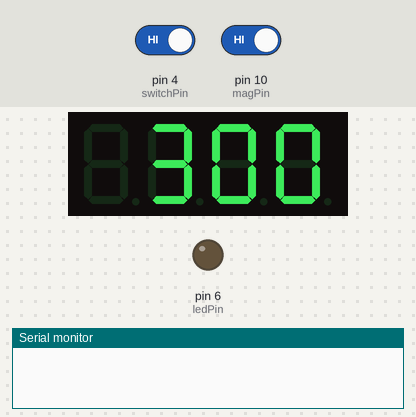
Bench run of a sketch on a simulated Arduino Mega 2560, built with avr-gcc and run on an emulated ATmega2560. On the bench: 4-digit seven-segment display, output pins drawn as LEDs (lit = HIGH), the last lines printed to the serial monitor. Dashed ring = blinking. The test bench sets the inputs (shaded band); at power-on: pin 4 (switchPin) HIGH, pin 10 (magPin) HIGH.

Above: at 1.2 s.
1.3 s: pin 4 (switchPin) driven LOW and pin 10 (magPin) driven LOW
At 1.6 s:
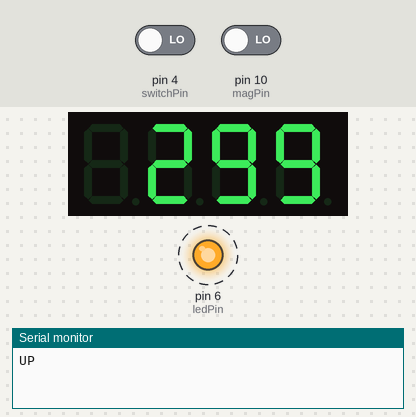
3.2 s: pin 4 (switchPin) driven HIGH
4.7 s: pin 4 (switchPin) driven LOW
At 4.91 s:
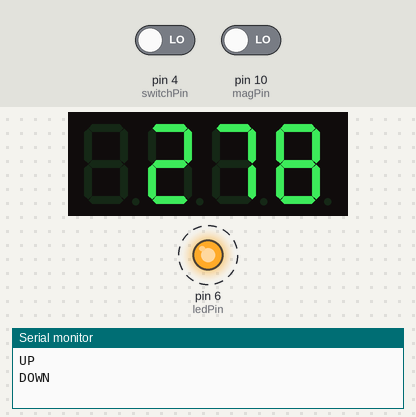
6.4 s: pin 10 (magPin) driven HIGH
At 7.2 s:
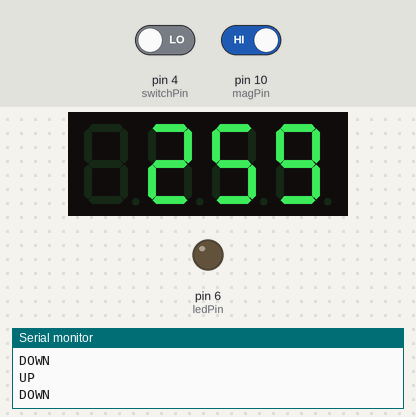
7.9 s: pin 10 (magPin) driven LOW
At 8.16 s:
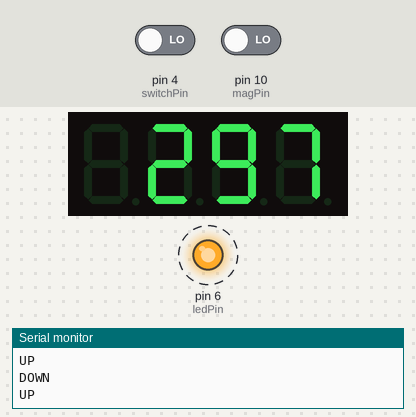
Timing chart, 0 to 10.6 s (numbered marks = the images above; inputs shaded):
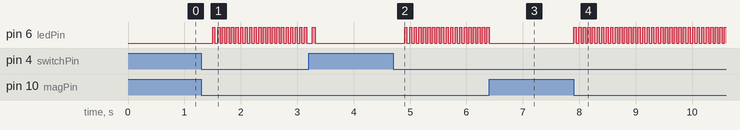

Measured:
- after the input at 1.3 s, pin 6 (ledPin): alternates HIGH for 0.04 s and LOW for 0.04 s, starting after 0.20 s; the display: changes after 0.24 s (image 1)
- after the input at 4.7 s, pin 6 (ledPin): alternates HIGH for 0.04 s and LOW for 0.04 s, starting after 0.20 s
- after the input at 6.4 s, pin 6 (ledPin): goes on until 6.4 s, then stays LOW
- after the input at 7.9 s, pin 6 (ledPin): alternates HIGH for 0.04 s and LOW for 0.04 s, starting at once; the display: first changes at once (image 4 shows a later state)

The sketch:

main_code.ino
```cpp
// Define constants for pin connections
const int switchPin = 4;      // Pin connected to the switch
const int ledPin = 6;         // Pin connected to the LED
const int magPin = 10;        // Pin connected to the magazine sensor
const short rx = 11;          // RX pin for serial communication
const short tx = 12;          // TX pin for serial communication

// Variables for switch and magazine states
int switchState = 0;           // Current state of the switch
int lastMagState;              // Previous state of the magazine
int lastSwitchStateSw = 0;     // Previous state of the switch
int lastSwitchStateMag = 0;    // Previous state of the magazine
int lastHoldingState = 0;

// Variables for switch debouncing
unsigned long lastDebounceTimeSw = 0;  // Last time the switch state changed
unsigned long lastDebounceTimeMag = 0; // Last time the magazine state changed
unsigned long debounceDelay = 50;      // Debounce time in milliseconds

// Variables for various states and timings
bool isHolding;
bool isMagazine;
bool constFiring;
unsigned long timeLastPressedSw;   // Needs to be long to handle millis() overflow
int holdTime = 200;
int bulletRefresh = 300;
int bulletCount;
int fireSpeed = 40;
char dig1;
char dig2;
char dig3;

// Include necessary libraries
#include <Wire.h>
#include "HT16K33.h"
#include "SerialMP3Player.h"
#define NO_SERIALMP3_DELAY 1

// Initialize objects
HT16K33 seg(0x70);
SerialMP3Player mp3(rx, tx);

void setup() {
  // Initialize components and set initial values
  Wire.begin();
  Wire.setClock(100000);
  seg.begin();
  seg.displayColon(0);
  seg.cacheOn();
  setDisplay(bulletRefresh);
  constFiring = false;
  mp3.begin(9600);
  mp3.sendCommand(CMD_SEL_DEV, 0, 2);
  pinMode(switchPin, INPUT_PULLUP);  // Use internal pull-up resistor for the switch
  pinMode(ledPin, OUTPUT);
  pinMode(magPin, INPUT_PULLUP);
  Serial.begin(9600);
  bulletCount = bulletRefresh;
}

void setDisplay(int bullets) {
  seg.displayInt(bullets);
}

// Function to simulate a single blaster shot
void blasterShot() {
  mp3.play(1);
  delay(5);
  digitalWrite(ledPin, HIGH);
  delay(50);
  bulletCount -= 1;
  setDisplay(bulletCount);
  digitalWrite(ledPin, LOW);
}

// Function to simulate continuous blaster shots
void constantShot() {
  digitalWrite(ledPin, HIGH);
  delay(fireSpeed);
  bulletCount -= 1;
  setDisplay(bulletCount);
  digitalWrite(ledPin, LOW);
  delay(fireSpeed);
}

// Function to reload the blaster
void reload() {
  bulletCount = bulletRefresh;
  setDisplay(bulletRefresh);
}

void loop() {
  // Clear the display and reset states
  isHolding = false;
  int readingSw = digitalRead(switchPin);
  int readingMag = digitalRead(magPin);

  // Debouncing the switch
  if (readingSw != lastSwitchStateSw) {
    lastDebounceTimeSw = millis();
    if (readingSw == LOW) {
      timeLastPressedSw = millis();
    }
    if (readingSw == HIGH) {
      isHolding = false;
    }
  }

  // Check magazine state
  if (readingMag == HIGH) {
    isMagazine = false;
    bulletCount = 0;
  } else {
    isMagazine = true;
  }

  // Reload when the magazine is inserted
  if (readingMag == LOW && lastSwitchStateMag == HIGH) {
    reload();
    lastSwitchStateMag = LOW; // Fixed assignment
  }

  if ((millis() - lastDebounceTimeSw) > debounceDelay) {
    if (readingSw != switchState) {
      switchState = readingSw;

      // Trigger a blaster shot if conditions are met
      if (switchState == HIGH && !isHolding && bulletCount > 0 && isMagazine && millis() > 500) {
        blasterShot();
      }
    }
  }

  // Continuous blaster shot when the switch is held
  if (lastSwitchStateSw == LOW && readingSw == LOW && millis() - timeLastPressedSw > holdTime && bulletCount > 0 && isMagazine) {
    isHolding = true;
    constantShot();
    if (!constFiring) {
      constFiring = true;
      //mp3.play(2);
    }
  }

  if (lastHoldingState != isHolding) {
    if (isHolding == 0) {
      Serial.println("DOWN");
      mp3.pause();
      lastHoldingState = 0;
    }
    if (isHolding == 1) {
      Serial.println("UP");
      mp3.play(2);
      lastHoldingState = 1;
    }
  }

  // Update and display bullet count
  lastSwitchStateSw = readingSw;
  lastSwitchStateMag = readingMag;
  lastHoldingState = isHolding;
}
```

SerialMP3Player.cpp
```cpp
// (licence header left out)
#include "Arduino.h"
#include "SerialMP3Player.h"

// Uncomment next line if you are using an Arduino Mega.
//#define mp3 Serial3    // Connect the MP3 Serial Player to the Arduino MEGA Serial3 (14 TX3 -> RX, 15 RX3 -> TX)

SerialMP3Player::SerialMP3Player(){
   //SoftwareSerial Serial3 = SoftwareSerial(10, 11);
   Serial3 = new SoftwareSerial(10, 11);
   _showDebugMessages = false;
}
SerialMP3Player::SerialMP3Player(int RX, int TX){
   //SoftwareSerial Serial3 = SoftwareSerial(RX, TX);
   Serial3 = new SoftwareSerial(RX, TX);
   _showDebugMessages = false;
}

void SerialMP3Player::showDebug(bool op){
  // showDebug (op) 0:OFF 1:ON
    _showDebugMessages = op;
}

void SerialMP3Player::begin(int bps){
  Serial3->begin(bps);
}

int SerialMP3Player::available(){
  return Serial3->available();
}

char SerialMP3Player::read(){
  return Serial3->read();
}

void SerialMP3Player::playNext(){
  sendCommand(CMD_NEXT);
}

void SerialMP3Player::playPrevious(){
  sendCommand(CMD_PREV);
}

void SerialMP3Player::volUp(){
   sendCommand(CMD_VOL_UP);
}

void SerialMP3Player::volDown(){
   sendCommand(CMD_VOL_DOWN);
}

void SerialMP3Player::setVol(byte v){
   // Set volumen (0-30)
   sendCommand(CMD_SET_VOL, v);
}

void SerialMP3Player::playSL(byte n){
   // Play single loop n file
   sendCommand(CMD_PLAY_SLOOP, n);
}

void SerialMP3Player::playSL(byte f, byte n){
   // Single loop play n file from f folder
   sendCommand(CMD_PLAY_SLOOP, f, n);
}

void SerialMP3Player::play(){
   sendCommand(CMD_PLAY);
}

void SerialMP3Player::pause(){
   sendCommand(CMD_PAUSE);
}

void SerialMP3Player::play(byte n){
   // n number of the file that must be played.
   // n possible values (1-255)
   sendCommand(CMD_PLAYN, n);
}

void SerialMP3Player::play(byte n, byte vol){
   // n number of the file that must be played

   sendCommand(CMD_PLAY_W_VOL, vol, n);
}

void SerialMP3Player::playF(byte f){
   // Play all files in the f folder

   sendCommand(CMD_FOLDER_CYCLE, f, 0);
}

void SerialMP3Player::stop(){
   sendCommand(CMD_STOP_PLAY);
}

void SerialMP3Player::qPlaying(){
  // Ask for the file is playing
   sendCommand(CMD_PLAYING_N);
}

void SerialMP3Player::qStatus(){
   // Ask for the status.
   sendCommand(CMD_QUERY_STATUS);
}

void SerialMP3Player::qVol(){
  // Ask for the volumen
   sendCommand(CMD_QUERY_VOLUME);
}

void SerialMP3Player::qFTracks(){    // !!! Nonsense answer
  // Ask for the number of tracks folders
   sendCommand(CMD_QUERY_FLDR_TRACKS);
}

void SerialMP3Player::qTTracks(){
  // Ask for the total of tracks
   sendCommand(CMD_QUERY_TOT_TRACKS);
}

void SerialMP3Player::qTFolders(){
  // Ask for the number of folders
   sendCommand(CMD_QUERY_FLDR_COUNT);
}

void SerialMP3Player::sleep(){
  // Send sleep command
  sendCommand(CMD_SLEEP_MODE);
}

void SerialMP3Player::wakeup(){
  // Send wake up command
  sendCommand(CMD_WAKE_UP);
}

void SerialMP3Player::reset(){
  // Send reset command
  sendCommand(CMD_RESET);
}


void SerialMP3Player::sendCommand(byte command){
  sendCommand(command, 0, 0);
}

void SerialMP3Player::sendCommand(byte command, byte dat2){
  sendCommand(command, 0, dat2);
}


void SerialMP3Player::sendCommand(byte command, byte dat1, byte dat2){
  byte Send_buf[8] = {0}; // Buffer for Send commands.
  String mp3send = "";

  // Command Structure 0x7E 0xFF 0x06 CMD FBACK DAT1 DAT2 0xEF

  Send_buf[0] = 0x7E;    // Start byte
  Send_buf[1] = 0xFF;    // Version
  Send_buf[2] = 0x06;    // Command length not including Start and End byte.
  Send_buf[3] = command; // Command
  Send_buf[4] = 0x01;    // Feedback 0x00 NO, 0x01 YES
  Send_buf[5] = dat1;    // DATA1 datah
  Send_buf[6] = dat2;    // DATA2 datal
  Send_buf[7] = 0xEF;    // End byte

  for(int i=0; i<8; i++)
  {
    Serial3->write(Send_buf[i]) ;
    mp3send+=sbyte2hex(Send_buf[i]);
  }
  if (_showDebugMessages){
     Serial.print("Sending: ");
     Serial.println(mp3send); // watch what are we sending
  }
}

//String sanswer(void);
//int iansbuf = 0;                 // Index for answer buffer.
//static uint8_t ansbuf[10] = {0}; // Buffer for the answers.

String SerialMP3Player::decodeMP3Answer(){
 // Response Structure  0x7E 0xFF 0x06 RSP 0x00 0x00 DAT 0xFE 0xBA 0xEF
  //
  // RSP Response code
  // DAT Response additional data

  String decodedMP3Answer="";

   decodedMP3Answer=sanswer();

     switch (ansbuf[3])
     {
    case 0x3A:
      decodedMP3Answer += " -> Memory card inserted.";
      break;

    case 0x3D:
      decodedMP3Answer += " -> Completed play num " + String(ansbuf[6], DEC);
      break;

    case 0x40:
      decodedMP3Answer += " -> Error";
      break;

    case 0x41:
      decodedMP3Answer += " -> Data recived correctly. ";
      break;

    case 0x42:
      switch(ansbuf[6]){
        case 0: decodedMP3Answer += " -> Status: stopped"; break;
        case 1: decodedMP3Answer += " -> Status: playing"; break;
        case 2: decodedMP3Answer += " -> Status: paused"; break;
      }
      break;

    case 0x43:
      decodedMP3Answer += " -> Vol playing: " + String(ansbuf[6], DEC);
      break;

    case 0x48:
      decodedMP3Answer += " -> File count: " + String(ansbuf[6], DEC);
      break;


    case 0x4C:
      decodedMP3Answer += " -> Playing: " + String(ansbuf[6], DEC);
      break;

    case 0x4E:
      decodedMP3Answer += " -> Folder file count: " + String(ansbuf[6], DEC);
      break;

    case 0x4F:
      decodedMP3Answer += " -> Folder count: " + String(ansbuf[6], DEC);
      break;
     }


   ansbuf[3] = 0; // Clear ansbuff.
   return decodedMP3Answer;
}


/********************************************************************************/
/*Function: sbyte2hex. Returns a byte data in HEX format.	                */
/*Parameter:- uint8_t b. Byte to convert to HEX.                                */
/*Return: String                                                                */


String SerialMP3Player::sbyte2hex(byte b)
{
  String shex;

  //Serial.print("0x");
  shex="0X";

  //if (b < 16) Serial.print("0");
  if (b < 16) shex+="0";
  //Serial.print(b, HEX);
  shex+=String(b,HEX);
  //Serial.print(" ");
  shex+=" ";
  return shex;
}


/********************************************************************************/
/*Function: sanswer. Returns a String answer from mp3 UART module.	            */
/*Return: String.  the answer                                                   */


String SerialMP3Player::sanswer(void){
  // Response Structure  0x7E 0xFF 0x06 RSP 0x00 0x00 DAT 0xFE 0xBA 0xEF
  //
  // RSP Response code
  // DAT Response additional data

  // if there are something available start to read from mp3 serial.
  // if there are "0x7E" it's a beginning.
  //
  //  read while something readed and it's not the end "0xEF"


  byte b;
  String mp3answer="";                // Answer from the Serial3.
  int iansbuf = 0;

  if (Serial3->available()){
   do{
    b = Serial3->read();

    if(b == 0x7E){  // if there are "0x7E" it's a beginning.
      iansbuf=0;    //  ansbuf index to zero.
      mp3answer="";
    }

    ansbuf[iansbuf] = b;
    mp3answer+=sbyte2hex(ansbuf[iansbuf]);
    iansbuf++; //  increase this index.

   }while(b != 0xEF);
   // while there are something to read and it's not the end "0xEF"

  }
  return mp3answer;
 }
```

SerialMP3Player.h
```cpp
// (licence header left out)
#ifndef SerialMP3Player_h
#define SerialMP3Player_h

#include <Arduino.h>
#include <SoftwareSerial.h>

#define CMD_NEXT             0X01 // Play next file
#define CMD_PREV             0X02 // Play previous file
#define CMD_PLAYN            0X03 // Play n file from (1-255)
#define CMD_VOL_UP           0X04 // Volumen up
#define CMD_VOL_DOWN         0X05 // Volumen down
#define CMD_SET_VOL          0X06 // Set Volume (0-30)
                          // 0x07 // Reserved.
#define CMD_PLAY_SLOOP       0X08 // Single loop play.

#define CMD_SEL_DEV          0X09 // Set device. 2 DEV_TF (SD Card)
#define CMD_SLEEP_MODE       0X0A
#define CMD_WAKE_UP          0X0B
#define CMD_RESET            0X0C

#define CMD_PLAY             0X0D // Play
#define CMD_PAUSE            0X0E // Pause

//#define CMD_PLAY_F_FILE      0X0F // only avaible for Flash not SD Card.

#define CMD_STOP_PLAY        0X16 // Stop
#define CMD_FOLDER_CYCLE     0X17 // Play all the files in the f folder

//#define CMD_PLAY_SHUFFLE   0x18 // Reserved

#define CMD_PLAY_W_VOL       0X22 // Play with a volumen

// Query Commands
#define CMD_PLAYING_N         0x4C // qPlaying();  // Ask for the file is playing
#define CMD_QUERY_STATUS      0x42 // qStatus();   // Ask for the status
#define CMD_QUERY_VOLUME      0x43 // qVol();      // Ask for the volumen. // Sometime board fails
#define CMD_QUERY_FLDR_TRACKS 0x4E // qFTracks();  // Ask for the number of tracks folders
#define CMD_QUERY_TOT_TRACKS  0x48 // qTTracks();  // Ask for the total of tracks
#define CMD_QUERY_FLDR_COUNT  0x4F // qTFolders(); // Ask for the number of folders


/************ Opitons **************************/

class SerialMP3Player{

   public:
     SerialMP3Player();
     SerialMP3Player(int RX, int TX);

     void sendCommand(byte command);
     void sendCommand(byte command, byte dat2);
     void sendCommand(byte command, byte dat1, byte dat2);

     void begin(int bps);
     int available();
     char read();
     String decodeMP3Answer();

     void playNext();             // Play next file
     void playPrevious();         // Play previous file
     void play();                 // Play
     void play(byte n);           // Play n file
     void play(byte n, byte vol); // Play n file with volume

     void volUp();            // Volumen Up
     void volDown();          // Volumen Down
     void setVol(byte v);     // Set Volumen (0-30)

     void playSL(byte n);         // Play Single loop  n file.
     void playSL(byte f, byte n); // Play Single loop play n file from f folder.

     void pause();                // Pause

     void playF(byte f);          // Play all files in the f folder

     void stop();                 // Stop playing

     // Query commands
     void qPlaying();   // Ask for the file is playing
     void qStatus();    // Ask for the status
     void qVol();       // Ask for the volumen
     void qFTracks();   // Ask for the number of tracks folders
     void qTTracks();   // Ask for the total of tracks
     void qTFolders();  // Ask for the number of folders

     void sleep();     // Send sleep command
     void wakeup();    // Send wake up command
     void reset();     // Send reset command

     void showDebug(bool on); // true to show debug messages

   private:
     String sanswer();
     int shex2int(char *s, int n);
     String sbyte2hex(byte b);
     bool _showDebugMessages;
     SoftwareSerial *Serial3;
     byte ansbuf[15] = {0}; // Buffer for the answers.

};


#endif
```
